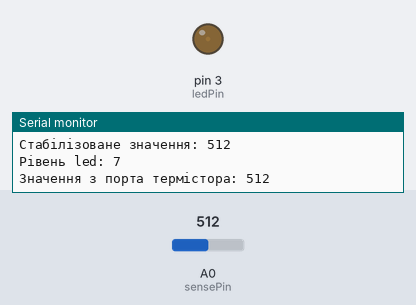
A sketch run on a simulated Arduino Uno, built with avr-gcc and run on an emulated ATmega328P. Shown: output pins drawn as LEDs (lit = HIGH), the last lines printed to the serial monitor. The test bench sets the inputs (shaded band); at power-on: A0 (sensePin) = 512.

Above: at 1.5 s.
1.6 s: A0 (sensePin) set to 716
At 3.5 s:
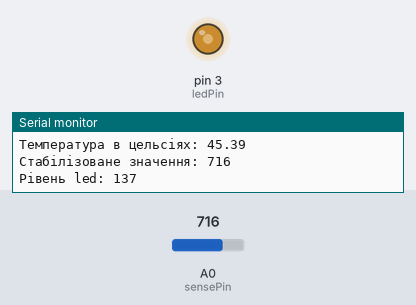
3.8 s: A0 (sensePin) set to 900
At 5.6 s:
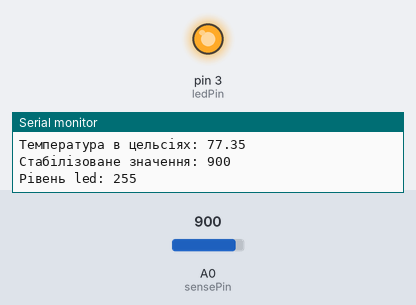
6.0 s: A0 (sensePin) set to 306
At 7.5 s:
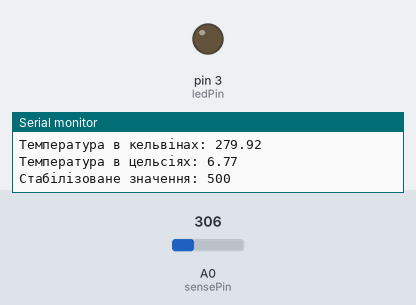
9.5 s: A0 (sensePin) set to 488
13.0 s: A0 (sensePin) set to 513
At 14.0 s:
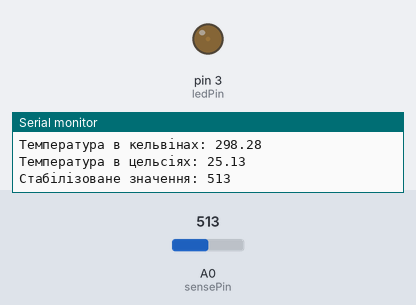
14.7 s: A0 (sensePin) set to 1023
At 16.9 s:
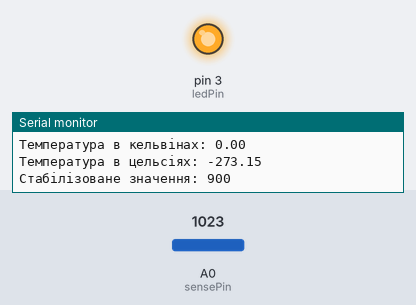
Timing chart, 0 to 17.9 s (numbered marks = the images above; inputs shaded):
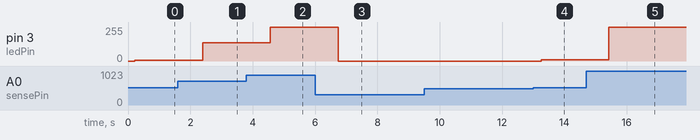

The sketch:

ThermoResistorWithLedAndTemperature.ino
```cpp
// підключення бібліотеки math
#include <math.h>

// асоціація змінної з номером піна. Змінна типу int.
// Пін, до якого підключено дільник
int sensePin = 0;
// Пін, до якого підключено світлодіод
int ledPin = 3;

// Опір постійного резистора (10кОм)
const float R_FIXED = 10000.0;

// Коефіцієнти Стейнхарта-Харта для MF52A1 (B=3950)
const float A = 1.106837e-03;
const float B = 2.384642e-04;
const float C = 6.507393e-08;

void setup() {
    // налаштування режиму пінів
    pinMode(ledPin, OUTPUT);
    // налаштування дебаг
    Serial.begin(9600);
}

void loop() {
    // вичитуєм значення з аналогового піна
    // до якого підключений фоторезистор
    int thermValue = analogRead(sensePin);
    Serial.print("Значення з порта термістора: ");
    Serial.println(thermValue);


    // 1. Обчислюємо опір термістора
    // Формула: R = R_fixed * ( (1023 / ADC) - 1 )
    float resistance = R_FIXED * (1023.0 / (float)thermValue - 1.0);
    Serial.print("Опір термістора: ");
    Serial.print(resistance);
    Serial.println(" Ом");

    // 2. Формула Стейнхарта-Харта
    float logR = log(resistance);
    float tempK = 1.0 / (A + B * logR + C * logR * logR * logR);
    Serial.print("Температура в кельвінах: ");
    Serial.println(tempK);

    // 3. Переводимо в Цельсії
    float tempC = tempK - 273.15;
    Serial.print("Температура в цельсіях: ");
    Serial.println(tempC);


    // приводимо значення в певний діапазон
    // все що виходить за межі відсікається
    int value = constrain(thermValue, 500, 900);
    Serial.print("Стабілізоване значення: ");
    Serial.println(value);

    // адаптовуємо обрізаний діапазон
    // до значень напруги
    int ledLevel = map(value, 500, 900, 0, 255);
    Serial.print("Рівень led: ");
    Serial.println(ledLevel);
    analogWrite(ledPin, ledLevel);

    delay(500);
}
```

Measured:
- after the input at 1.6 s, pin 3 (ledPin): 7/255 → 137/255 after 0.79 s
- after the input at 3.8 s, pin 3 (ledPin): 137/255 → 255/255 after 0.77 s
- after the input at 6.0 s, pin 3 (ledPin): 255/255 → 0/255 after 0.74 s
- after the input at 13.0 s, pin 3 (ledPin): 0/255 → 8/255 after 0.25 s
- after the input at 14.7 s, pin 3 (ledPin): 8/255 → 255/255 after 0.72 s
